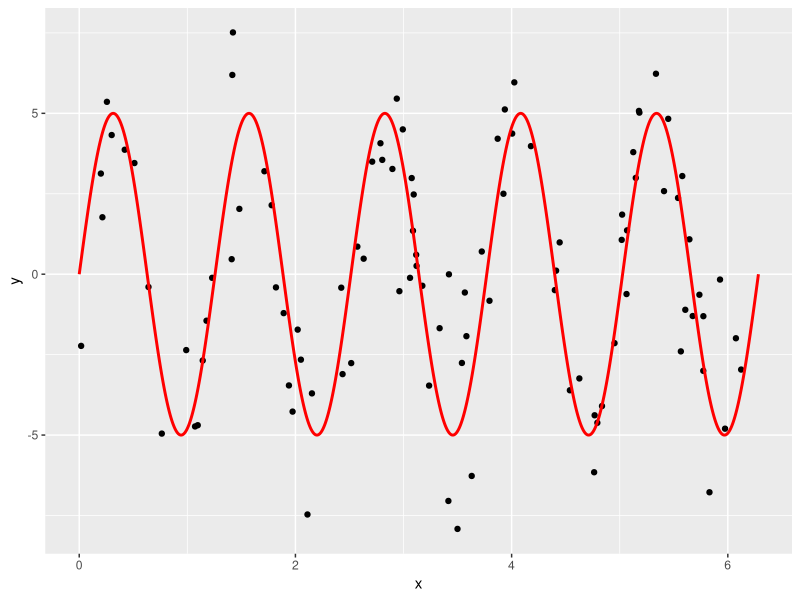

Reproduce this figure in R. (Note: a time limit stopped this script after it produced the figure.)
#Hello! My coding skills are not what you would call ideal. I tried my best and Brenda Li was
#a total superstar at helping me. I marked everything she helped me with and my graph isn't 
#EXACTLY how I would want it to look but tbh I'm glad its there!
# I knew I had to use multiple for loops but I didn't know they were meant to be nested.

# Setup -------------------------------------------------------------------
library(tidyverse)
library(broom)
set.seed(76)

# Let these be:
# -true function f(x) for a one-dimensional predictor x
# -the standard deviation of the true epsilon i.e. the noise
f <- function(x) {
  5*sin(5*x)
}
sigma <- 2

# This function generates a random sample. Random in terms of both
# -the predictor x
# -the amount of noise eps
generate_sample <- function(f, sample_size, sigma) {
  data_frame(
    x = runif(n = sample_size, min = 0, max = 2*pi),
    f_x = f(x),
    eps = rnorm(n = sample_size, mean = 0, sd = sigma),
    y = f_x + eps
  )
}

# Generate Training Data via Sampling -------------------------------------
# We observe points (x,y). Here we are pretending to know the exact break down 
# of y into f(x) and eps:
train_data <- generate_sample(f, sample_size = 100, sigma = sigma) %>%
  dplyr::select(x, y)
View(train_data)
# The true model f(x) is in red:
ggplot(train_data, aes(x=x)) +
  geom_point(aes(y=y)) +
  stat_function(data=data_frame(x=c(0,2*pi)), aes(x=x), fun=f, col="red", n=1000, size=1)


# Compute MSE, Bias^2, Variance for Range of df --------------------------

# Number of simuations to average the behavior of f_hat = y_hat over
n_sim <- 100
#I kept n_sim small for you!
# Sample size of each training data
sample_size <- 200
# Value of x for test data
x0 <- 0.5
# Vector of different degrees of freedom to try:
df_vector <- c(3:99)

# Save values here:
MSE <- rep(0, length(df_vector)) 
bias_squared <- rep(0, length(df_vector))
variance <- rep(0, length(df_vector))
# Do your work here. You'll need a "pull back the curtain" moment at some point:

for(i in 3:99) {
  predictions<-rep(0,length(n_sim))
  for(j in 1:n_sim) #Brenda told me to distinguish between i and j
    {
    train_data <- generate_sample(f, n_sim, sigma=sigma) %>%
      dplyr::select(x,y)
    
    # 2. "Sample" test data. In this case single point x0
    test_data <- data_frame(x=x0)
    
    # 3. Fit Model
    model <- smooth.spline(train_data$x, df=i)
    
    #I know why I turned this into as.numeric but didn't know how.
    p<-(predict(model,x0)[2])
    predictions[j]<-as.numeric(p)
    
    if(j %% 10 == 0){
      print(j)
    }
  }
    truth <- data_frame(
      x = rep(x0, n_sim),
      f_x = f(x),
      eps = rnorm(n = n_sim, mean = 0, sd = sigma),
      y = f_x + eps
    ) 
    # Add predictions:
    truth<-truth %>% mutate(y_hat=predictions)
    
    j2<-truth %>%
      summarise(
        MSE = mean((y-y_hat)^2),
        bias_squared = mean((f_x-y_hat))^2,
        var = var(y_hat)
      )
    MSE[i] <- as.numeric(j2[1])
    bias_squared[i] <- as.numeric(j2[2])
    variance[i] <- as.numeric(j2[3])
    
  }


# Create Data Frames -------------------------------------------------------
# Create results data frame based on previous results
results <- data_frame(
  df = df_vector,
  MSE = tail(MSE, -2),
  bias_squared = tail(bias_squared, -2),
  variance = tail(variance, -2)
) 
# Convert to tidy data format (rows=observations, cols=variables) using
# tidyr::gather
results_tidy <- results %>% 
  tidyr::gather(type, value, -df)

View(results_tidy)


# Plots -------------------------------------------------------

# Plot bias_squared vs variance (on log vs log scale)
bias_sq_vs_var_plot <- 
  ggplot(results, aes(x=bias_squared, y=variance)) +
  geom_text(aes(label=df)) +
  scale_y_log10() +
  scale_x_log10()
bias_sq_vs_var_plot
ggsave(file="bias_sq_vs_var.pdf", plot=bias_sq_vs_var_plot, width = 6, height=4)

# Plot MSE, bias_squared, variance
MSE_plot <- 
  ggplot(results_tidy, aes(x=df, y=value, col=type)) +
  geom_line()
MSE_plot
ggsave(file="MSE.pdf", plot=MSE_plot, width = 6, height=4)
